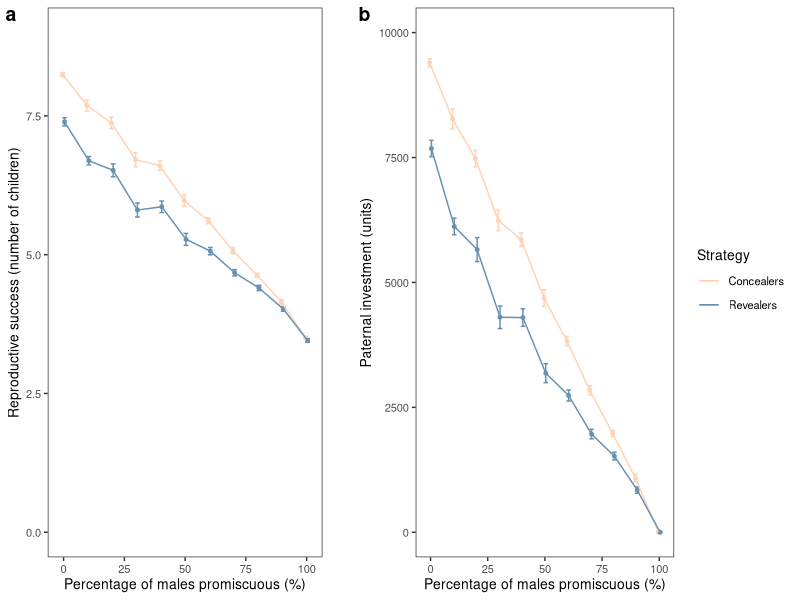
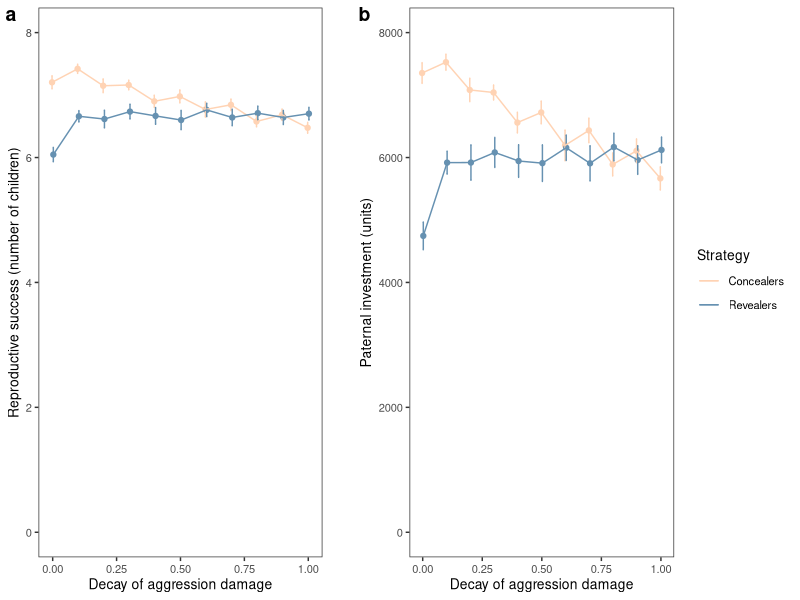
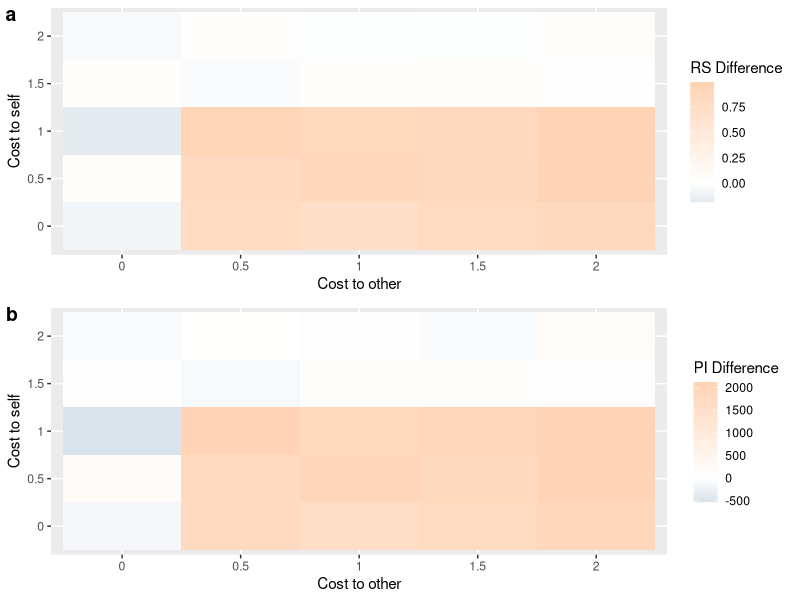
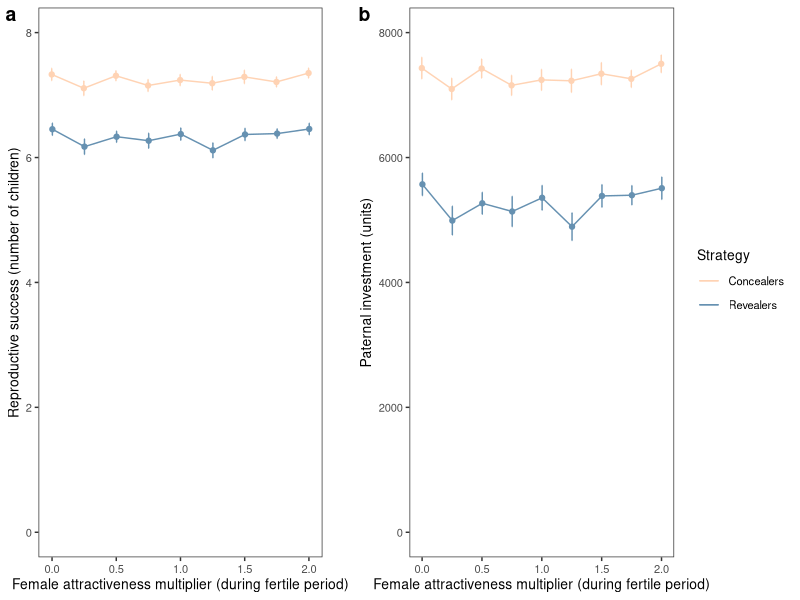
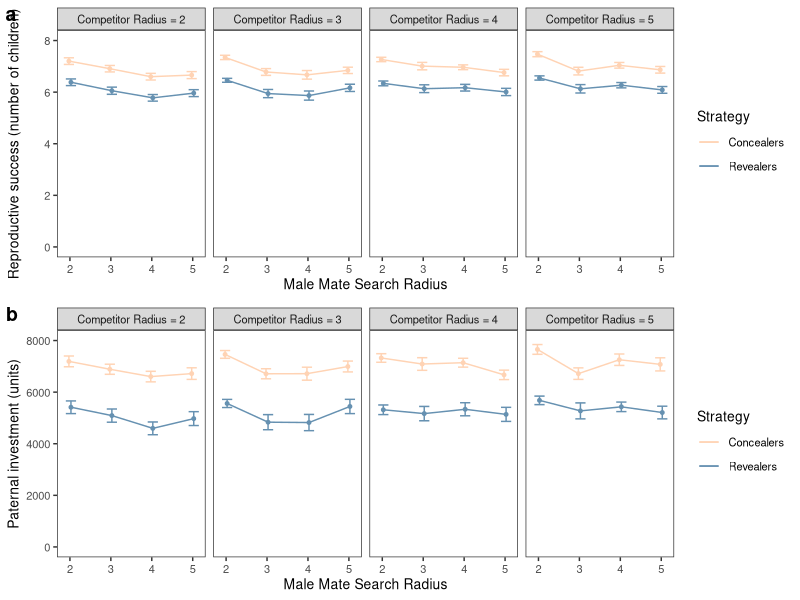
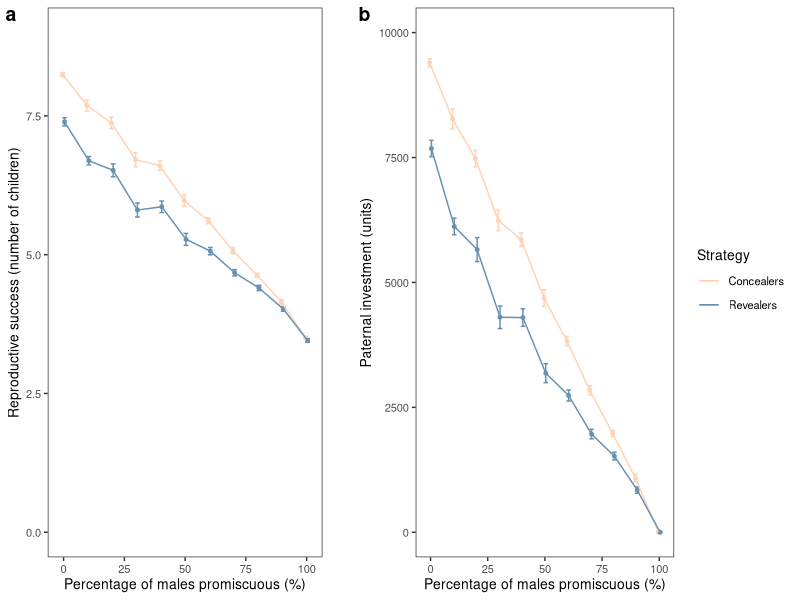
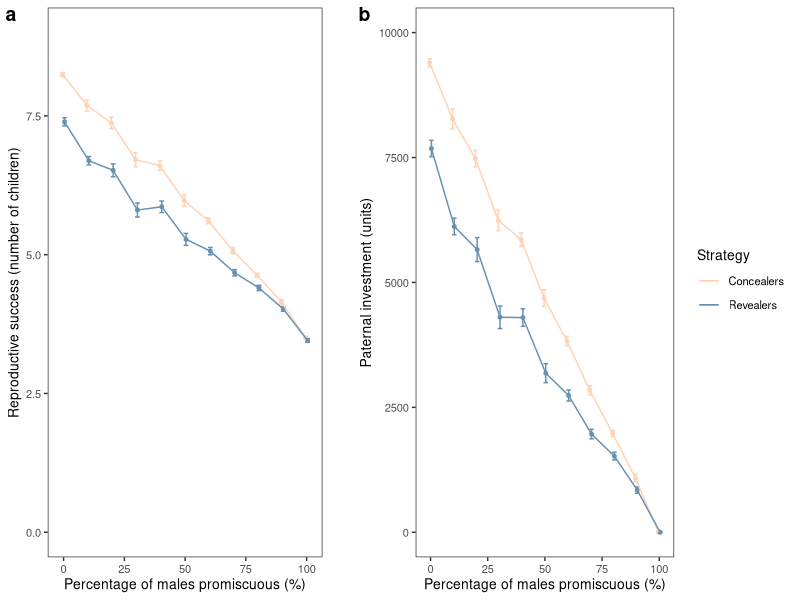
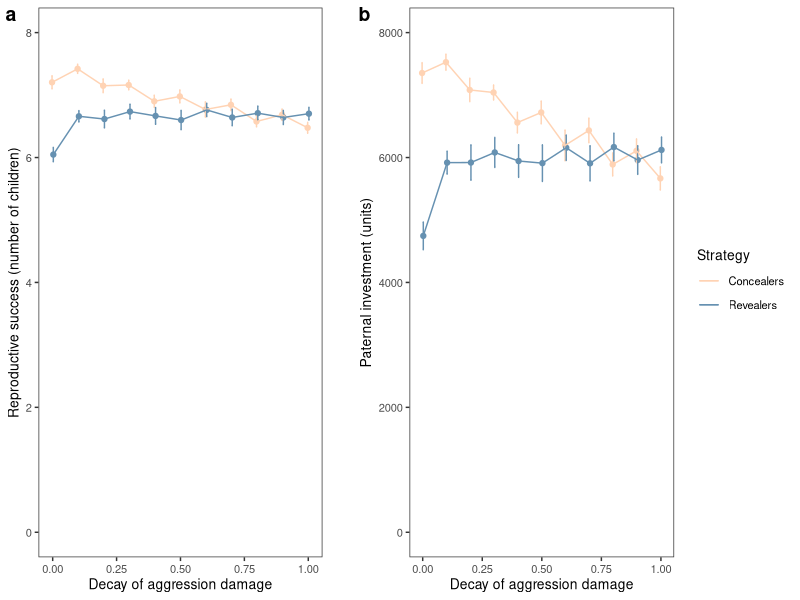

These charts were generated, in order, by the following R code:
## ---- chunk 1
library(tidyverse)
library(cowplot)
## ---- chunk 2
d <-
  read.csv('data/ovulationSensitivity_MalePromiscuity.csv') %>%
  as_tibble() %>%
  mutate(Run      = factor(Run),
         Sens     = factor(Sens),
         Strategy = factor(Strategy))
## ---- chunk 3
m1.1 <- aov(RS ~ Sens*Strategy + Error(Run/Strategy), data = d)

summary(m1.1)
## ---- chunk 4
model.tables(m1.1, "means")
## ---- chunk 5
m1.2 <- aov(PI ~ Sens*Strategy + Error(Run/Strategy), data = d)

summary(m1.2)
## ---- chunk 6
model.tables(m1.2, "means")
## ---- chunk 7
d <-
  d %>%
  mutate(Sens = as.numeric(levels(Sens))[Sens])

RS_Summary <- 
  d %>%
  group_by(Sens, Strategy) %>%
  summarise(RS_mean = mean(RS),
            RS_se = sqrt(var(RS) / length(RS)))

p1.1 <- 
  ggplot(d, aes(x = Sens, y = RS, colour = Strategy)) +
    geom_point(aes(y = RS_mean), size = 1, 
               data = RS_Summary, position = position_dodge(width = 1.5), 
               show.legend = FALSE) + 
    geom_errorbar(aes(y = RS_mean, ymin = RS_mean - RS_se, ymax = RS_mean + RS_se), 
                  width = 4, position = position_dodge(width = 1.5), data = RS_Summary) +
    geom_line(aes(y = RS_mean), position = position_dodge(width = 1.5), data = RS_Summary) +
    scale_colour_manual(values=c("#ffd3b4", "#6691b1")) +
    xlab("Percentage of males promiscuous (%)") +
    ylab("Reproductive success (number of children)") +
    ylim(c(0,9)) +
    theme_bw() +
    theme(text = element_text(size = 10),
          panel.grid = element_blank()) +
    guides(colour = FALSE)
    

PI_Summary <- 
  d %>%
  group_by(Sens, Strategy) %>%
  summarize(PI_mean = mean(PI),
            PI_se = sqrt(var(PI) / length(PI)))

p1.2 <- 
  ggplot(d, aes(x = Sens, y = PI, colour = Strategy)) +
    geom_point(aes(y = PI_mean), size = 1, 
               data = PI_Summary, position = position_dodge(width = 1.5), show.legend = FALSE) + 
    geom_errorbar(aes(y = PI_mean, ymin = PI_mean - PI_se, ymax = PI_mean + PI_se), 
                  width = 4, position = position_dodge(width = 1.5), data = PI_Summary) +
    geom_line(aes(y = PI_mean), position = position_dodge(width = 1.5), data = PI_Summary) +
    scale_colour_manual(values=c("#ffd3b4", "#6691b1")) +
    xlab("Percentage of males promiscuous (%)") +
    ylab("Paternal investment (units)") +
    ylim(c(0,10000)) +
    theme_bw() +
    theme(text = element_text(size = 10),
          panel.grid = element_blank())
    

p1 <- plot_grid(p1.1, NULL, p1.2, labels = c('a', '', 'b'), nrow = 1, align = 'h',
                rel_widths = c(0.7375, 0.05, 1))

ggsave('figures/Figure2.pdf', width = 250, height = 100, units = 'mm')
ggsave('figures/Figure2.png', width = 250, height = 100, units = 'mm')

p1
## ---- chunk 8
d <-
  read.csv('data/ovulationSensitivity_AdDecay.csv') %>%
  as_tibble() %>%
  mutate(Run      = factor(Run),
         Sens     = factor(Sens),
         Strategy = factor(Strategy))
## ---- chunk 9
m2.1 <- aov(RS ~ Sens*Strategy + Error(Run/Strategy), data = d)

summary(m2.1)
## ---- chunk 10
model.tables(m2.1, "means")
## ---- chunk 11
m2.2 <- aov(PI ~ Sens*Strategy + Error(Run/Strategy), data = d)

summary(m2.2)
## ---- chunk 12
model.tables(m2.2, "means")
## ---- chunk 13
d <-
  d %>%
  mutate(Sens = as.numeric(levels(Sens))[Sens])

RS_Summary <- 
  d %>%
  group_by(Sens, Strategy) %>%
  summarise(RS_mean = mean(RS),
            RS_se = sqrt(var(RS) / length(RS)))

p2.1 <- 
  ggplot(d, aes(x = Sens, y = RS, colour = Strategy)) +
    geom_point(aes(y = RS_mean), size = 1.5, 
               data = RS_Summary, position = position_dodge(width = 0.01), 
               show.legend = FALSE) + 
    geom_errorbar(aes(y = RS_mean, ymin = RS_mean - RS_se, ymax = RS_mean + RS_se), 
                  width = 0.01, position = position_dodge(width = 0.01), data = RS_Summary) +
    geom_line(aes(y = RS_mean), position = position_dodge(width = 0.01), data = RS_Summary) +
    scale_colour_manual(values=c("#ffd3b4", "#6691b1")) +
    xlab("Decay of aggression damage") +
    ylab("Reproductive success (number of children)") +
    ylim(c(0,8)) +
    theme_bw() +
    theme(text = element_text(size = 10),
          panel.grid = element_blank()) +
    guides(colour = FALSE)
    

PI_Summary <- 
  d %>%
  group_by(Sens, Strategy) %>%
  summarize(PI_mean = mean(PI),
            PI_se = sqrt(var(PI) / length(PI)))

p2.2 <- 
  ggplot(d, aes(x = Sens, y = PI, colour = Strategy)) +
    geom_point(aes(y = PI_mean), size = 1.5, 
               data = PI_Summary, position = position_dodge(width = 0.01), show.legend = FALSE) + 
    geom_errorbar(aes(y = PI_mean, ymin = PI_mean - PI_se, ymax = PI_mean + PI_se), 
                  width = 0.01, position = position_dodge(width = 0.01), data = PI_Summary) +
    geom_line(aes(y = PI_mean), position = position_dodge(width = 0.01), data = PI_Summary) +
    scale_colour_manual(values=c("#ffd3b4", "#6691b1")) +
    xlab("Decay of aggression damage") +
    ylab("Paternal investment (units)") +
    ylim(c(0,8000)) +
    theme_bw() +
    theme(text = element_text(size = 10),
          panel.grid = element_blank())

p2 <- plot_grid(p2.1, NULL, p2.2, labels = c('a', '', 'b'), nrow = 1, align = 'h',
                rel_widths = c(0.7375, 0.05, 1))

ggsave('figures/FigureS2.pdf', width = 250, height = 100, units = 'mm')
ggsave('figures/FigureS2.png', width = 250, height = 100, units = 'mm')

p2
## ---- chunk 14
d <-
  read.csv('data/ovulationSensitivity_costOcostS.csv') %>%
  as_tibble() %>%
  mutate(Run      = factor(Run),
         costO    = factor(costO),
         costS    = factor(costS),
         Strategy = factor(Strategy))
## ---- chunk 15
m3.1 <- aov(RS ~ costO*costS*Strategy + Error(Run/Strategy), data = d)

summary(m3.1)
## ---- chunk 16
m3.2 <- aov(PI ~ costO*costS*Strategy + Error(Run/Strategy), data = d)

summary(m3.2)
## ---- chunk 17
d <-
  read.csv('data/ovulationSensitivity_costOcostSdiffs.csv') %>%
  as_tibble() %>%
  mutate(Run      = factor(Run),
         costO    = factor(costO),
         costS    = factor(costS),
         Strategy = factor(Strategy))
## ---- chunk 18
DiffRS_Summary <- 
  d %>%
  group_by(costO, costS) %>%
  summarize(DiffRS_mean = mean(DiffRS))

p3.1 <- 
  ggplot(DiffRS_Summary, aes(costO, costS)) +
  geom_tile(aes(fill = DiffRS_mean)) +
  scale_fill_gradient2(low = "#6691b1", mid="white", high = "#ffd3b4",
                       midpoint = 0, guide = "colourbar") +
  labs(x = "Cost to other",
       y = "Cost to self",
       fill = "RS Difference")

DiffPI_Summary <- 
  d %>%
  group_by(costO, costS) %>%
  summarize(DiffPI_mean = mean(DiffPI))

p3.2 <- 
  ggplot(DiffPI_Summary, aes(costO, costS)) +
  geom_tile(aes(fill = DiffPI_mean)) +
  scale_fill_gradient2(low = "#6691b1", mid="white", high = "#ffd3b4",
                       midpoint = 0, guide = "colourbar") +
  labs(x = "Cost to other",
       y = "Cost to self",
       fill = "PI Difference")

p3 <- plot_grid(p3.1, p3.2, labels = c('a', 'b'), ncol = 1, align = 'v')

ggsave('figures/FigureS3.pdf', width = 150, height = 200, units = 'mm')
ggsave('figures/FigureS3.png', width = 150, height = 200, units = 'mm')

p3
## ---- chunk 19
d <-
  read.csv('data/ovulationSensitivity_InitialFMod.csv') %>%
  as_tibble() %>%
  mutate(Run      = factor(Run),
         Sens     = factor(Sens),
         Strategy = factor(Strategy))
## ---- chunk 20
m4.1 <- aov(RS ~ Sens*Strategy + Error(Run/Strategy), data = d)

summary(m4.1)
## ---- chunk 21
model.tables(m4.1, "means")
## ---- chunk 22
m4.2 <- aov(PI ~ Sens*Strategy + Error(Run/Strategy), data = d)

summary(m4.2)
## ---- chunk 23
model.tables(m4.2, "means")
## ---- chunk 24
d <-
  d %>%
  mutate(Sens = as.numeric(levels(Sens))[Sens])

RS_Summary <- 
  d %>%
  group_by(Sens, Strategy) %>%
  summarise(RS_mean = mean(RS),
            RS_se = sqrt(var(RS) / length(RS)))

p4.1 <- 
  ggplot(d, aes(x = Sens, y = RS, colour = Strategy)) +
    geom_point(aes(y = RS_mean), size = 1.5, 
               data = RS_Summary, position = position_dodge(width = 0.01), 
               show.legend = FALSE) + 
    geom_errorbar(aes(y = RS_mean, ymin = RS_mean - RS_se, ymax = RS_mean + RS_se), 
                  width = 0.01, position = position_dodge(width = 0.01), data = RS_Summary) +
    geom_line(aes(y = RS_mean), position = position_dodge(width = 0.01), data = RS_Summary) +
    scale_colour_manual(values=c("#ffd3b4", "#6691b1")) +
    xlab("Female attractiveness multiplier (during fertile period)") +
    ylab("Reproductive success (number of children)") +
    ylim(c(0,8)) +
    theme_bw() +
    theme(text = element_text(size = 10),
          panel.grid = element_blank()) +
    guides(colour = FALSE)

PI_Summary <- 
  d %>%
  group_by(Sens, Strategy) %>%
  summarize(PI_mean = mean(PI),
            PI_se = sqrt(var(PI) / length(PI)))

p4.2 <- 
  ggplot(d, aes(x = Sens, y = PI, colour = Strategy)) +
    geom_point(aes(y = PI_mean), size = 1.5, 
               data = PI_Summary, position = position_dodge(width = 0.01), show.legend = FALSE) + 
    geom_errorbar(aes(y = PI_mean, ymin = PI_mean - PI_se, ymax = PI_mean + PI_se), 
                  width = 0.01, position = position_dodge(width = 0.01), data = PI_Summary) +
    geom_line(aes(y = PI_mean), position = position_dodge(width = 0.01), data = PI_Summary) +
    scale_colour_manual(values=c("#ffd3b4", "#6691b1")) +
    xlab("Female attractiveness multiplier (during fertile period)") +
    ylab("Paternal investment (units)") +
    ylim(c(0,8000)) +
    theme_bw() +
    theme(text = element_text(size = 10),
          panel.grid = element_blank())

p4 <- plot_grid(p4.1, NULL, p4.2, labels = c('a', '', 'b'), nrow = 1, align = 'h',
                rel_widths = c(0.7375, 0.05, 1))

ggsave('figures/FigureS4.pdf', width = 250, height = 100, units = 'mm')
ggsave('figures/FigureS4.png', width = 250, height = 100, units = 'mm')

p4
## ---- chunk 25
d <-
  read.csv('data/ovulationSensitivity_Search.csv') %>%
  as_tibble() %>%
  mutate(Run               = factor(Run),
         competitor_radius = factor(competitor_radius),
         search_radius     = factor(search_radius),
         Strategy          = factor(Strategy))
## ---- chunk 26
m5.1 <- aov(RS ~ search_radius*competitor_radius*Strategy + Error(Run/Strategy), data = d)

summary(m5.1)
## ---- chunk 27
m5.2 <- aov(PI ~ search_radius*competitor_radius*Strategy + Error(Run/Strategy), data = d)

summary(m5.2)
## ---- chunk 28
d <-
  d %>%
  mutate(search_radius = as.numeric(levels(search_radius))[search_radius])

RS_Summary <- 
  d %>%
  group_by(search_radius, competitor_radius, Strategy) %>%
  summarise(RS_mean = mean(RS),
            RS_se   = sqrt(var(RS) / length(RS)))

facet_labels <- c("2" = "Competitor Radius = 2",
                  "3" = "Competitor Radius = 3",
                  "4" = "Competitor Radius = 4",
                  "5" = "Competitor Radius = 5")
p5.1 <- 
  d %>%
  ggplot(aes(x = search_radius, y = RS, colour = Strategy)) +
  geom_point(aes(y = RS_mean), size = 1, 
             data = RS_Summary, position = position_dodge(width = 0.1), show.legend = FALSE) + 
  geom_errorbar(aes(y = RS_mean, ymin = RS_mean - RS_se, ymax = RS_mean + RS_se), 
                width = 0.5, position = position_dodge(width = 0.1), data = RS_Summary) +
  geom_line(aes(y = RS_mean), position = position_dodge(width = 0.1), data = RS_Summary) +
  scale_colour_manual(values=c("#ffd3b4", "#6691b1")) +
  xlab("Male Mate Search Radius") + 
  ylab("Reproductive success (number of children)") +
  ylim(c(0,8)) +
  theme_bw() +
  theme(text = element_text(size = 10),
        panel.grid = element_blank()) +
  facet_grid(. ~ competitor_radius, labeller = labeller(competitor_radius = facet_labels))

PI_Summary <- 
  d %>%
  group_by(search_radius, competitor_radius, Strategy) %>%
  summarise(PI_mean = mean(PI),
            PI_se   = sqrt(var(PI) / length(PI)))

p5.2 <- 
  d %>%
  ggplot(aes(x = search_radius, y = PI, colour = Strategy)) +
  geom_point(aes(y = PI_mean), size = 1, 
             data = PI_Summary, position = position_dodge(width = 0.1), show.legend = FALSE) + 
  geom_errorbar(aes(y = PI_mean, ymin = PI_mean - PI_se, ymax = PI_mean + PI_se), 
                width = 0.5, position = position_dodge(width = 0.1), data = PI_Summary) +
  geom_line(aes(y = PI_mean), position = position_dodge(width = 0.1), data = PI_Summary) +
  scale_colour_manual(values=c("#ffd3b4", "#6691b1")) +
  xlab("Male Mate Search Radius") + 
  ylab("Paternal investment (units)") +
  ylim(c(0,8000)) +
  theme_bw() +
  theme(text = element_text(size = 10),
        panel.grid = element_blank()) +
  facet_grid(. ~ competitor_radius, labeller = labeller(competitor_radius = facet_labels))

p5 <- plot_grid(p5.1, p5.2, labels = c('a', 'b'), ncol = 1, align = 'v')

ggsave('figures/FigureS5.pdf', width = 200, height = 170, units = 'mm')
ggsave('figures/FigureS5.png', width = 200, height = 170, units = 'mm')

p5
## ---- chunk 29
sessionInfo()
